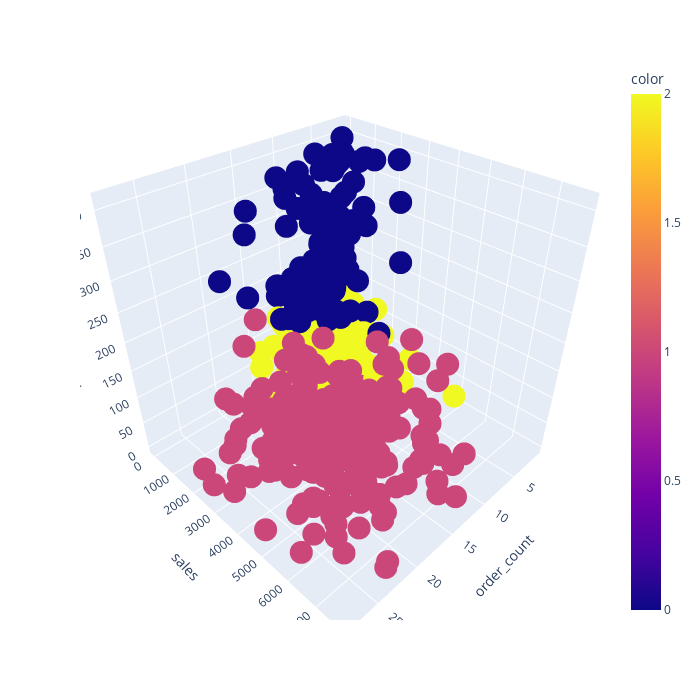

This figure's notebook cell:
### Code cell
fig = px.scatter_3d(rfm_df, x="order_count", y="sales", z="recency", color=kmeans.labels_)
fig.update_layout(autosize = True, width = 700, height = 700)
plotly.offline.iplot(fig, filename='simple-3d-scatter')

### Figure 1 — Plotly figure (JSON) as saved in the notebook; plotly's stock layout.template omitted (floating-point values rounded to 4 significant figures; data arrays with more than 128 entries replaced by an {"elided": "..."} marker saying what was removed)
{"data": [{"hovertemplate": "order_count=%{x}<br>sales=%{y}<br>recency=%{z}<br>color=%{marker.color}<extra></extra>", "legendgroup": "", "marker": {"color": {"elided": "668 int values"}, "coloraxis": "coloraxis", "symbol": "circle"}, "mode": "markers", "name": "", "scene": "scene", "showlegend": false, "type": "scatter3d", "x": {"elided": "668 int values"}, "y": {"elided": "668 float values"}, "z": {"elided": "668 int values"}}], "layout": {"autosize": true, "coloraxis": {"colorbar": {"title": {"text": "color"}}, "colorscale": [[0, "#0d0887"], [0.1111, "#46039f"], [0.2222, "#7201a8"], [0.3333, "#9c179e"], [0.4444, "#bd3786"], [0.5556, "#d8576b"], [0.6667, "#ed7953"], [0.7778, "#fb9f3a"], [0.8889, "#fdca26"], [1, "#f0f921"]]}, "height": 700, "legend": {"tracegroupgap": 0}, "margin": {"t": 60}, "scene": {"domain": {"x": [0, 1], "y": [0, 1]}, "xaxis": {"title": {"text": "order_count"}}, "yaxis": {"title": {"text": "sales"}}, "zaxis": {"title": {"text": "recency"}}}, "width": 700}}
